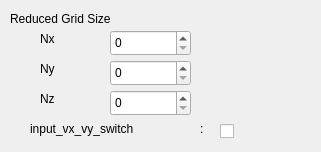
        <widget class="QWidget" name="page_14">
         <widget class="QLabel" name="label_48">
          <property name="geometry">
           <rect>
            <x>40</x>
            <y>30</y>
            <width>67</width>
            <height>17</height>
           </rect>
          </property>
          <property name="text">
           <string>Nx</string>
          </property>
         </widget>
         <widget class="QLabel" name="label_78">
          <property name="geometry">
           <rect>
            <x>10</x>
            <y>10</y>
            <width>131</width>
            <height>17</height>
           </rect>
          </property>
          <property name="text">
           <string>Reduced Grid Size</string>
          </property>
         </widget>
         <widget class="QLabel" name="label_80">
          <property name="geometry">
           <rect>
            <x>40</x>
            <y>60</y>
            <width>67</width>
            <height>17</height>
           </rect>
          </property>
          <property name="text">
           <string>Ny</string>
          </property>
         </widget>
         <widget class="QLabel" name="label_82">
          <property name="geometry">
           <rect>
            <x>40</x>
            <y>90</y>
            <width>67</width>
            <height>17</height>
           </rect>
          </property>
          <property name="text">
           <string>Nz</string>
          </property>
         </widget>
         <widget class="QSpinBox" name="spinBox_11">
          <property name="geometry">
           <rect>
            <x>110</x>
            <y>30</y>
            <width>81</width>
            <height>26</height>
           </rect>
          </property>
          <property name="maximum">
           <number>6144</number>
          </property>
         </widget>
         <widget class="QSpinBox" name="spinBox_12">
          <property name="geometry">
           <rect>
            <x>110</x>
            <y>60</y>
            <width>81</width>
            <height>26</height>
           </rect>
          </property>
          <property name="maximum">
           <number>6144</number>
          </property>
         </widget>
         <widget class="QSpinBox" name="spinBox_13">
          <property name="geometry">
           <rect>
            <x>110</x>
            <y>90</y>
            <width>81</width>
            <height>26</height>
           </rect>
          </property>
          <property name="maximum">
           <number>6144</number>
          </property>
         </widget>
         <widget class="QCheckBox" name="checkBox_28">
          <property name="geometry">
           <rect>
            <x>220</x>
            <y>120</y>
            <width>92</width>
            <height>23</height>
           </rect>
          </property>
          <property name="text">
           <string/>
          </property>
         </widget>
         <widget class="QLabel" name="label_59">
          <property name="geometry">
           <rect>
            <x>30</x>
            <y>120</y>
            <width>161</width>
            <height>17</height>
           </rect>
          </property>
          <property name="text">
           <string>input_vx_vy_switch</string>
          </property>
         </widget>
         <widget class="QLabel" name="label_76">
          <property name="geometry">
           <rect>
            <x>200</x>
            <y>120</y>
            <width>16</width>
            <height>17</height>
           </rect>
          </property>
          <property name="text">
           <string>:</string>
          </property>
         </widget>
        </widget>
